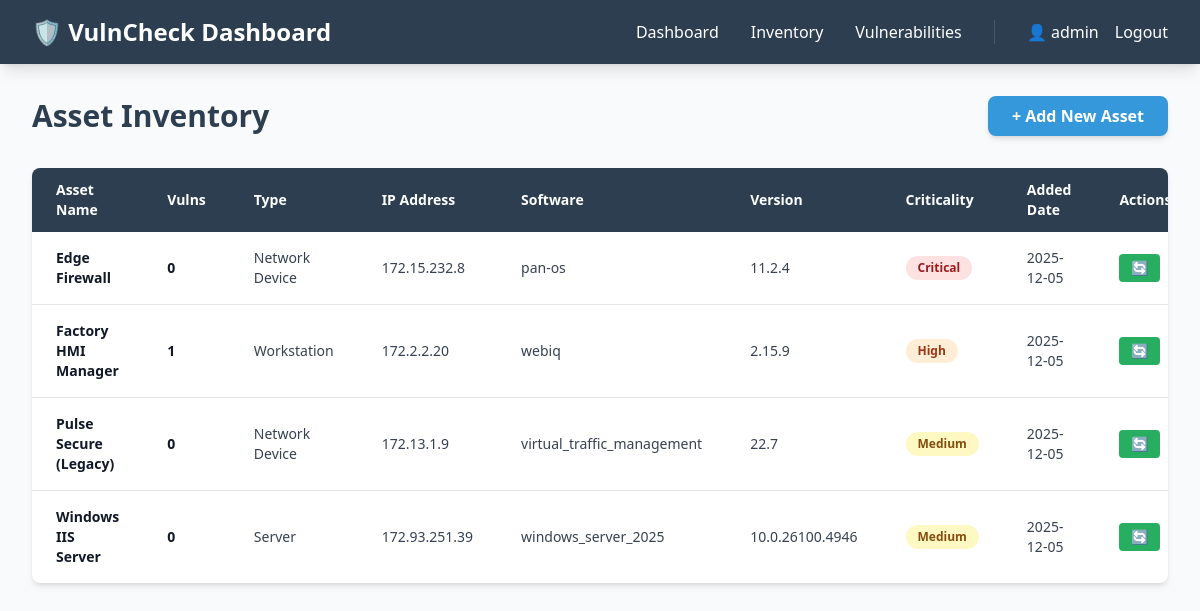
The page /inventory (signed in) on the database its author committed.
### tables this page shows
CREATE TABLE users (
            id INTEGER PRIMARY KEY AUTOINCREMENT,
            username TEXT UNIQUE NOT NULL,
            email TEXT UNIQUE NOT NULL,
            password_hash TEXT NOT NULL,
            created_at TIMESTAMP DEFAULT CURRENT_TIMESTAMP
        );

CREATE TABLE assets (
            id INTEGER PRIMARY KEY AUTOINCREMENT,
            name TEXT NOT NULL,
            type TEXT NOT NULL,
            cpe_string TEXT,
            ip_address TEXT,
            software TEXT,
            version TEXT,
            criticality TEXT,
            added_date DATE,
            user_id INTEGER,
            FOREIGN KEY (user_id) REFERENCES users(id)
        );

### app.py (the view)
@app.route('/inventory')
@login_required
def inventory():
    conn = get_db()
    cursor = conn.cursor()
    cursor.execute("SELECT * FROM assets WHERE user_id = ? ORDER BY added_date DESC", (current_user.id,))
    assets = [dict_from_row(row) for row in cursor.fetchall()]
    cursor.execute("""
        SELECT v.asset_id, COUNT(*) as cnt
        FROM vulnerabilities v
        JOIN assets a ON v.asset_id = a.id
        WHERE a.user_id = ?
        GROUP BY v.asset_id
    """, (current_user.id,))
    counts = {row[0]: row[1] for row in cursor.fetchall()}
    for a in assets:
        try:
            a['vuln_count'] = counts.get(a.get('id'), 0)
        except Exception:
            a['vuln_count'] = 0
    return render_template('inventory.html', assets=assets)

### app.py (called while the page is built)
@login_manager.user_loader
def load_user(user_id):
    conn = get_db()
    cursor = conn.cursor()
    cursor.execute("SELECT * FROM users WHERE id = ?", (user_id,))
    user_data = cursor.fetchone()
    if user_data:
        return User(user_data[0], user_data[1], user_data[2])
    return None

def get_db():
    if 'db' not in g:
        g.db = sqlite3.connect(DATABASE)
        g.db.row_factory = sqlite3.Row
    return g.db

@app.before_request
def setup_vulncheck_api():
    if 'vulncheck_api' not in g:
        g.vulncheck_api = VulnCheckAPI(app.config['VULNCHECK_API_KEY'], app.config['VULNCHECK_BASE_URL'])

def dict_from_row(row):
    return dict(zip(row.keys(), row)) if row else None

### templates/inventory.html (shortened to what this page needs)
{% extends "base.html" %}
{% block content %}
<div class="flex justify-between items-center mb-8">
    <h2 class="text-3xl font-bold text-secondary">Asset Inventory</h2>
    <a href="{{ url_for('add_asset') }}" class="bg-primary hover:bg-blue-600 text-white font-semibold py-2 px-6 rounded-lg transition duration-150 shadow-md">
        + Add New Asset
    </a>
</div>
<div class="bg-white rounded-lg shadow-md overflow-hidden">
    <table class="w-full">
        <thead class="bg-secondary text-white">
            <tr>
                <th class="px-6 py-3 text-left text-sm font-semibold">Asset Name</th>
                <th class="px-6 py-3 text-left text-sm font-semibold">Vulns</th>
                <th class="px-6 py-3 text-left text-sm font-semibold">Type</th>
                <th class="px-6 py-3 text-left text-sm font-semibold">IP Address</th>
                <th class="px-6 py-3 text-left text-sm font-semibold">Software</th>
                <th class="px-6 py-3 text-left text-sm font-semibold">Version</th>
                <th class="px-6 py-3 text-left text-sm font-semibold">Criticality</th>
                <th class="px-6 py-3 text-left text-sm font-semibold">Added Date</th>
                <th class="px-6 py-3 text-left text-sm font-semibold">Actions</th>
            </tr>
        </thead>
        <tbody class="divide-y divide-gray-200">
            {% for asset in assets %}
            <tr class="hover:bg-gray-50 transition duration-150">
                <td class="px-6 py-4 text-sm font-semibold text-gray-900">{{ asset.name }}</td>
                <td class="px-6 py-4 text-sm font-semibold text-gray-900">{{ asset.vuln_count }}</td>
                <td class="px-6 py-4 text-sm text-gray-700">{{ asset.type }}</td>
                <td class="px-6 py-4 text-sm text-gray-700">{{ asset.ip_address }}</td>
                <td class="px-6 py-4 text-sm text-gray-700">{{ asset.software }}</td>
                <td class="px-6 py-4 text-sm text-gray-700">{{ asset.version }}</td>
                <td class="px-6 py-4 text-sm">
                    {% if asset.criticality == 'Critical' %}
                    <span class="inline-block bg-red-100 text-red-800 px-3 py-1 rounded-full text-xs font-semibold">
                        {{ asset.criticality }}
                    </span>
                    {% elif asset.criticality == 'High' %}
                    <span class="inline-block bg-orange-100 text-orange-800 px-3 py-1 rounded-full text-xs font-semibold">
                        {{ asset.criticality }}
                    </span>
                    {% elif asset.criticality == 'Medium' %}
                    <span class="inline-block bg-yellow-100 text-yellow-800 px-3 py-1 rounded-full text-xs font-semibold">
                        {{ asset.criticality }}
                    </span>
                    {% else %}
                    <span class="inline-block bg-green-100 text-green-800 px-3 py-1 rounded-full text-xs font-semibold">
                        {{ asset.criticality }}
                    </span>
                    {% endif %}
                </td>
                <td class="px-6 py-4 text-sm text-gray-700">{{ asset.added_date }}</td>
                <td class="px-6 py-4 text-sm">
                    <div class="flex items-center space-x-2">
                        <a href="{{ url_for('sync_asset_vulnerabilities', asset_id=asset.id) }}"
                           class="bg-success hover:bg-green-600 text-white py-1 px-3 rounded transition duration-150"
                           title="Sync vulnerabilities from VulnCheck">
                            🔄
                        </a>
                    </div>
                </td>
            </tr>
            {% else %}
            <tr>
                <td colspan="8" class="px-6 py-8 text-center text-gray-500">
                    No assets found. <a href="{{ url_for('add_asset') }}" class="text-primary hover:underline">Add your first asset</a>.
                </td>
            </tr>
            {% endfor %}
        </tbody>
    </table>
</div>
{% endblock %}

### templates/base.html (shortened to what this page needs)
<!DOCTYPE html>
<html lang="en">
<head>
    <script src="https://cdn.tailwindcss.com"></script>
</head>
<body class="bg-gray-50">
    {% if current_user.is_authenticated %}
    <nav class="bg-secondary shadow-lg">
        <div class="max-w-7xl mx-auto px-4 sm:px-6 lg:px-8">
            <div class="flex justify-between h-16">
                <div class="flex items-center">
                    <h1 class="text-white text-2xl font-bold">🛡️ VulnCheck Dashboard</h1>
                </div>
                <div class="flex items-center space-x-8">
                    <a href="{{ url_for('dashboard') }}" class="text-white hover:text-gray-300 font-medium transition duration-150">
                        Dashboard
                    </a>
                    <a href="{{ url_for('inventory') }}" class="text-white hover:text-gray-300 font-medium transition duration-150">
                        Inventory
                    </a>
                    <a href="{{ url_for('vulnerabilities_view') }}" class="text-white hover:text-gray-300 font-medium transition duration-150">
                        Vulnerabilities
                    </a>
                    <div class="border-l border-gray-600 pl-8 flex items-center space-x-4">
                        <span class="text-white">👤 {{ current_user.username }}</span>
                        <a href="{{ url_for('logout') }}" class="text-white hover:text-gray-300 font-medium transition duration-150">
                            Logout
                        </a>
                    </div>
                </div>
            </div>
        </div>
    </nav>
    {% endif %}
    <div class="max-w-7xl mx-auto px-4 sm:px-6 lg:px-8 py-8">
        {% block content %}{% endblock %}
    </div>
</body>
</html>

### rows shown on the page
users: username "admin"
assets: name "Edge Firewall", vuln_count "0", type "Network Device", ip_address "172.15.232.8", software "pan-os", version "11.2.4", criticality "Critical", added_date "2025-12-05"
assets: name "Factory HMI Manager", vuln_count "1", type "Workstation", ip_address "172.2.2.20", software "webiq", version "2.15.9", criticality "High", added_date "2025-12-05"
assets: name "Pulse Secure (Legacy)", vuln_count "0", type "Network Device", ip_address "172.13.1.9", software "virtual_traffic_management", version "22.7", criticality "Medium", added_date "2025-12-05"
assets: name "Windows IIS Server", vuln_count "0", type "Server", ip_address "172.93.251.39", software "windows_server_2025", version "10.0.26100.4946", criticality "Medium", added_date "2025-12-05"
